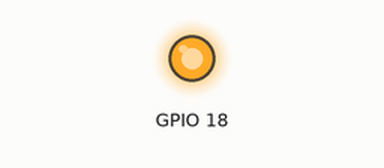
Bench run of a program on a simulated Raspberry Pi (BCM pin numbers). Shown: output pins drawn as LEDs (lit = HIGH). At 7.0 s the program stops and its outputs stay as they are.

Above: at 0.1 s.
At 5.1 s:
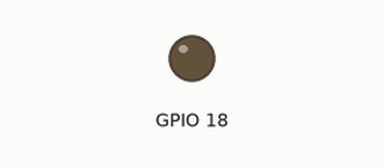
Timing chart, 0 to 6.6 s (numbered marks = the images above):
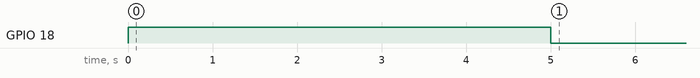

The program:

is_motion.py
```python
import RPi.GPIO as gpio
import time

gpio.setmode(gpio.BCM)

gpio.setup(18, gpio.OUT, initial=0)

try:
    gpio.output(18, 1)
    time.sleep(5)
    gpio.output(18, 0)
    time.sleep(2)

except KeyboardInterrupt:
    gpio.cleanup()
```

Measured:
- by itself, GPIO 18: LOW → HIGH at 0.00 s, → LOW 5.0 s later
